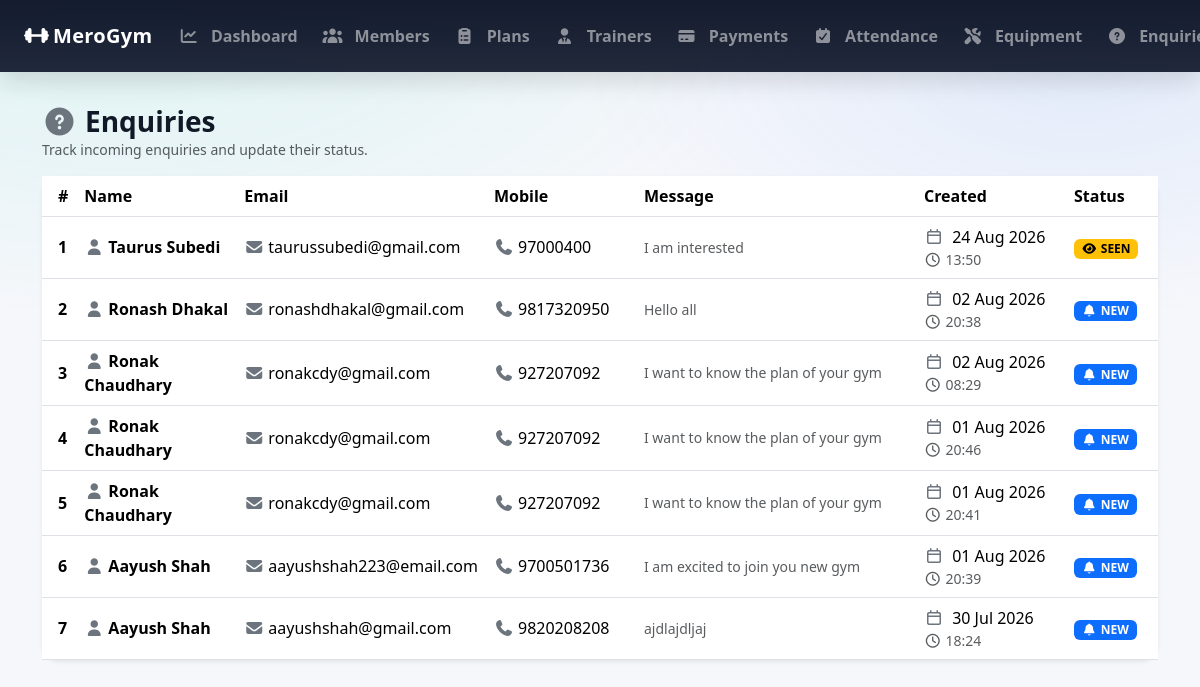
The app's page /admin_enquiries_list/ (signed in), older data.
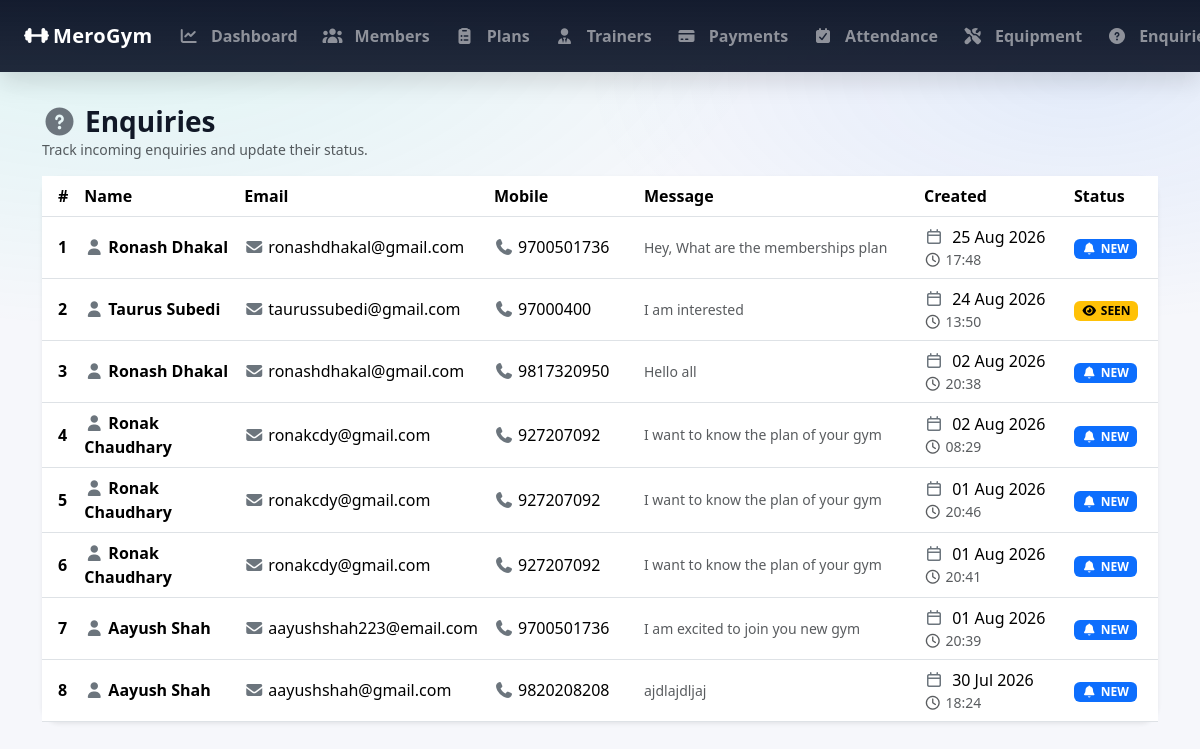
The same page, newer data.
### GymApp/models.py (models this page shows, shortened)
class Enquiry(models.Model):
    ENQUIRY_STATUS_CHOICES = [
        ('NEW', 'New'),
        ('SEEN', 'Seen'),
        ('RESOLVED', 'Resolved')
    ]
    name = models.CharField(max_length=100)
    email = models.EmailField()
    mobile = models.CharField(max_length=15)
    message = models.TextField()
    created_at = models.DateTimeField(auto_now_add=True)
    status = models.CharField(max_length=20, choices=ENQUIRY_STATUS_CHOICES, default='NEW')

### GymApp/views.py (the view)
    def wrapper(request, *args, **kwargs):
        if not request.user.is_authenticated or getattr(request.user, 'role', None) != 'ADMIN':
            messages.error(request, 'You must be logged in as an admin to access this page.')
            return redirect('admin_login')  # Redirect to the admin login page
        return view_func(request, *args, **kwargs)

### GymApp/views.py (called while the page is built)
def admin_required(view_func):
    def wrapper(request, *args, **kwargs):
        if not request.user.is_authenticated or getattr(request.user, 'role', None) != 'ADMIN':
            messages.error(request, 'You must be logged in as an admin to access this page.')
            return redirect('admin_login')  # Redirect to the admin login page
        return view_func(request, *args, **kwargs)
    return wrapper

@admin_required
def admin_enquiries_list(request):
    enquiries = Enquiry.objects.all().order_by('-created_at')
    return render(request, 'admin_enquiries_list.html', {'enquiries': enquiries})

### GymApp/templates/admin_enquiries_list.html (shortened to what this page needs)
{% extends 'base.html' %}
{% block content %}
<div class="d-flex flex-wrap justify-content-between align-items-center gap-2 mb-3">
    <div>
        <h3 class="mb-0 fw-bold">
            <i class="fa-solid fa-circle-question me-2 text-secondary"></i>Enquiries
        </h3>
        <div class="text-muted small">Track incoming enquiries and update their status.</div>
    </div>
</div>
<div class="card border-0 shadow-sm" style="border-radius:18px;">
    <div class="card-body p-0">
        <div class="table-responsive">
            <table class="table table-hover align-middle mb-0">
                <thead style="background: rgba(15,23,42,.98); color:#fff;">
                <tr>
                    <th class="ps-3" style="width:60px;">#</th>
                    <th style="min-width:160px;">Name</th>
                    <th style="min-width:210px;">Email</th>
                    <th style="min-width:150px;">Mobile</th>
                    <th style="min-width:280px;">Message</th>
                    <th style="min-width:150px;">Created</th>
                    <th style="min-width:120px;">Status</th>
                </tr>
                </thead>
                <tbody>
                {% for q in enquiries %}
                    <tr>
                        <td class="ps-3 fw-semibold">{{ forloop.counter }}</td>
                        <td>
                            <div class="fw-semibold">
                                <i class="fa-solid fa-user me-1 text-secondary"></i>{{ q.name }}
                            </div>
                        </td>
                        <td class="text-nowrap">
                            <i class="fa-solid fa-envelope me-1 text-secondary"></i>{{ q.email }}
                        </td>
                        <td class="text-nowrap">
                            {% if q.mobile %}
                                <i class="fa-solid fa-phone me-1 text-secondary"></i>{{ q.mobile }}
                            {% else %}
                                <span class="text-muted">-</span>
                            {% endif %}
                        </td>
                        <td>
                            <div class="small text-muted" style="max-width:320px; white-space:normal;">
                                {{ q.message }}
                            </div>
                        </td>
                        <td class="text-nowrap">
                            <i class="fa-regular fa-calendar me-1 text-secondary"></i>
                            {{ q.created_at|date:"d M Y" }}
                            <div class="small text-muted">
                                <i class="fa-regular fa-clock me-1"></i>{{ q.created_at|date:"H:i" }}
                            </div>
                        </td>
                        <td class="text-nowrap">
                            {% if q.status == 'NEW' %}
                                <span class="badge text-bg-primary">
                                    <i class="fa-solid fa-bell me-1"></i>NEW
                                </span>
                            {% elif q.status == 'SEEN' %}
                                <span class="badge text-bg-warning">
                                    <i class="fa-solid fa-eye me-1"></i>SEEN
                                </span>
                            {% elif q.status == 'RESOLVED' %}
                                <span class="badge text-bg-success">
                                    <i class="fa-solid fa-circle-check me-1"></i>RESOLVED
                                </span>
                            {% else %}
                                <span class="badge text-bg-secondary">{{ q.status }}</span>
                            {% endif %}
                        </td>
                    </tr>
                {% endfor %}
                </tbody>
            </table>
        </div>
    </div>
</div>
{% endblock %}

Row changes from the older to the newer data that the page shows:
added Enquiry: name "Ronash Dhakal", email "ronashdhakal@gmail.com", mobile "9700501736", message "Hey, What are the memberships plan", created_at "25 Aug 2026", created_at "17:48", status "NEW" (drawn)
